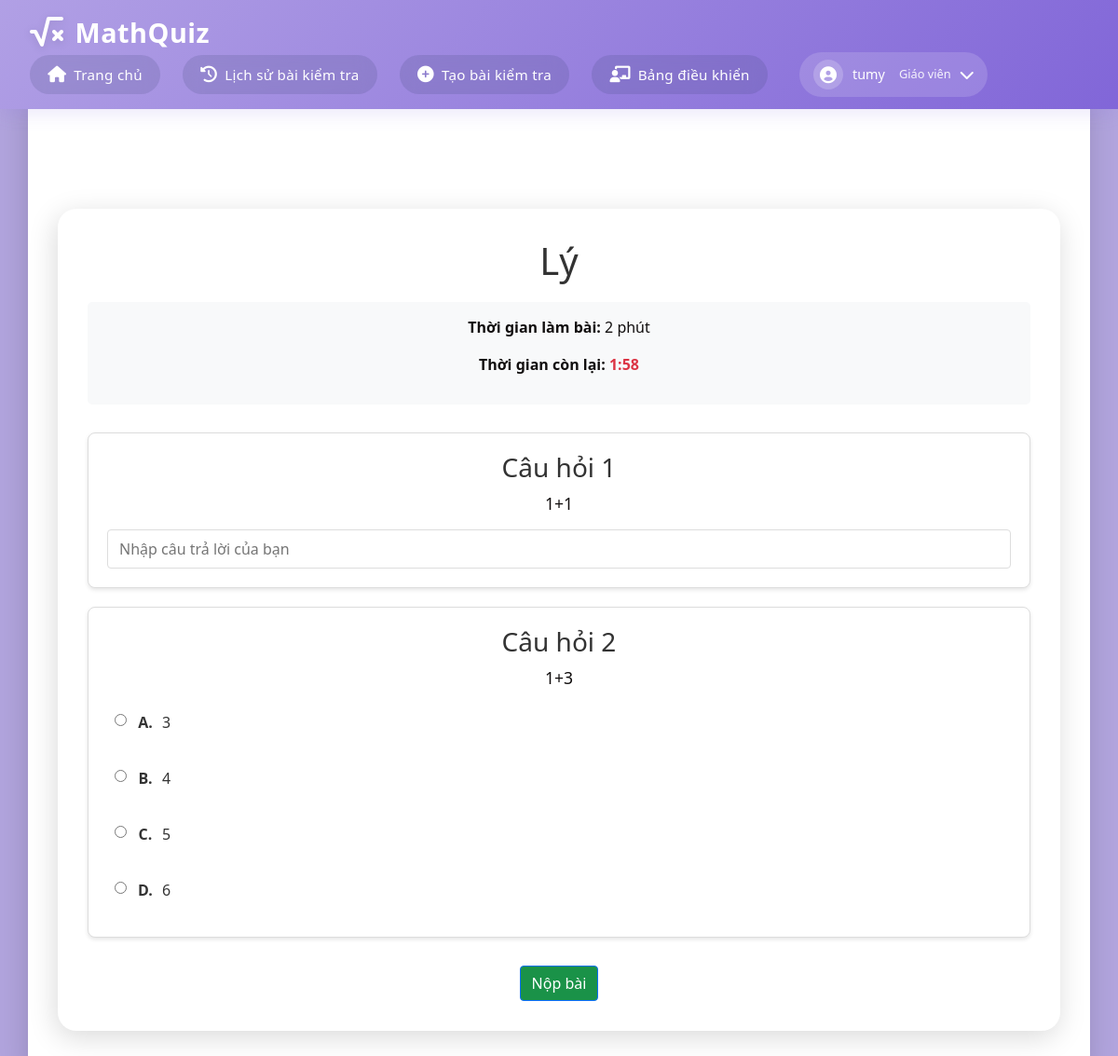
Page /take_quiz/24 (signed in) on the committed database.
### app.py (models this page shows)
class Quiz(db.Model):
    id = db.Column(db.Integer, primary_key=True)
    title = db.Column(db.String(200), nullable=False)
    quiz_code = db.Column(db.String(10), unique=True, nullable=True, server_default=None)  # Make it nullable with default None
    teacher_id = db.Column(db.Integer, db.ForeignKey('user.id'), nullable=False)
    start_time = db.Column(db.DateTime, nullable=False)
    end_time = db.Column(db.DateTime, nullable=False)
    duration = db.Column(db.Integer, nullable=False)  # in minutes
    max_attempts = db.Column(db.Integer, nullable=True, default=None)  # Số lần làm bài tối đa
    is_public = db.Column(db.Boolean, default=False)  # Thêm trường is_public
    questions = db.relationship('Question', backref='quiz', lazy=True)
    teacher = db.relationship('User', backref='quizzes', lazy=True)

class Question(db.Model):
    id = db.Column(db.Integer, primary_key=True)
    quiz_id = db.Column(db.Integer, db.ForeignKey('quiz.id'), nullable=False)
    question_text = db.Column(db.String(500), nullable=False)
    question_type = db.Column(db.String(20), nullable=False)  # 'multiple_choice' or other types
    correct_answer = db.Column(db.String(500), nullable=False)
    answers = db.relationship('Answer', backref='question', lazy=True)

class Answer(db.Model):
    id = db.Column(db.Integer, primary_key=True)
    question_id = db.Column(db.Integer, db.ForeignKey('question.id'), nullable=False)
    answer_text = db.Column(db.String(500), nullable=False)

### app.py (the view)
@app.route('/take_quiz/<int:quiz_id>')
def take_quiz(quiz_id):
    if 'user_id' not in session:
        flash('Vui lòng đăng nhập để làm bài kiểm tra!', 'error')
        return redirect(url_for('login'))
    quiz = Quiz.query.get_or_404(quiz_id)
    if session['role'] == 'student':
        if not quiz.is_public:
            quiz_code = request.args.get('quiz_code')
            if not quiz_code or quiz_code != quiz.quiz_code:
                flash('Bài kiểm tra này ở chế độ riêng tư. Vui lòng sử dụng mã bài kiểm tra để tham gia!', 'error')
                return redirect(url_for('join_quiz'))
    current_time = datetime.now()  # Sử dụng datetime.now() thay vì utcnow()
    if current_time < quiz.start_time:
        flash('Bài kiểm tra chưa bắt đầu!', 'error')
        return redirect(url_for('home'))
    if current_time > quiz.end_time:
        flash('Bài kiểm tra đã kết thúc!', 'error')
        return redirect(url_for('home'))
    if quiz.max_attempts:
        attempt_count = QuizResult.query.filter_by(
            quiz_id=quiz.id,
            student_id=session['user_id']
        ).count()
        if attempt_count >= quiz.max_attempts:
            flash(f'Bạn đã vượt quá số lần làm bài cho phép ({quiz.max_attempts} lần)!', 'error')
            return redirect(url_for('home'))
    questions = Question.query.filter_by(quiz_id=quiz_id).all()
    print(f"Number of questions: {len(questions)}")
    for q in questions:
        print(f"Question {q.id}: {q.question_text}")
        print(f"Type: {q.question_type}")
        if q.question_type == 'multiple_choice':
            print("Answers:")
            for a in q.answers:
                print(f"- {a.answer_text}")
    return render_template('take_quiz.html', quiz=quiz, questions=questions)

### templates/take_quiz.html (shortened to what this page needs)
{% extends "base.html" %}
{% block content %}
<div class="container">
    <div class="quiz-header">
        <h1>{{ quiz.title }}</h1>
        <div class="quiz-info">
            <p><strong>Thời gian làm bài:</strong> {{ quiz.duration }} phút</p>
            <p><strong>Thời gian còn lại:</strong> <span id="countdown"></span></p>
        </div>
    </div>
    <form method="POST" action="{{ url_for('submit_quiz', quiz_id=quiz.id) }}" id="quiz-form">
        {% for question in questions %}
        <div class="question-card">
            <h3>Câu hỏi {{ loop.index }}</h3>
            <p class="question-text">{{ question.question_text }}</p>
            {% if question.question_type == 'multiple_choice' %}
                <div class="options">
                    {% for answer in question.answers %}
                    <div class="option">
                        <input type="radio"
                               name="answer_{{ question.id }}"
                               id="option_{{ question.id }}_{{ loop.index }}"
                               value="{{ answer.id }}"
                               required>
                        <label for="option_{{ question.id }}_{{ loop.index }}">
                            {% set option_letter = ['A', 'B', 'C', 'D'][loop.index0] %}
                            <span class="option-letter">{{ option_letter }}.</span>
                            {{ answer.answer_text }}
                        </label>
                    </div>
                    {% endfor %}
                </div>
            {% else %}
                <div class="fill-in-blank">
                    <input type="text"
                           name="answer_{{ question.id }}"
                           class="answer-input"
                           placeholder="Nhập câu trả lời của bạn"
                           required>
                </div>
            {% endif %}
        </div>
        {% endfor %}
        <div class="submit-section">
            <button type="submit" class="btn btn-primary" onclick="return confirm('Bạn có chắc chắn muốn nộp bài?');">
                Nộp bài
            </button>
        </div>
    </form>
</div>
{% endblock %}

### static/css/style.css (style rules this page uses)
:root { --primary-color: #9370DB; --secondary-color: #B19CD9; --background-color: linear-gradient(135deg, #9370DB, #9c83ca, #F8F8FF); --text-color: #333; }
* { margin: 0; padding: 0; box-sizing: border-box; }
html, body { height: 100%; margin: 0; display: flex; flex-direction: column; }
body { font-family: Arial, sans-serif; background-color: var(--background-color); color: var(--text-color); line-height: 1.6; height: 100%; width: 100%; margin: 0; }
.container { width: 100%; text-align: center; margin: 30px auto; }
.btn { background-color: #9370DB; color: white; padding: 0.8rem 1.5rem; border: none; border-radius: 4px; cursor: pointer; font-size: 1rem; transition: background-color 0.3s; text-decoration: none; display: inline-block; }
.btn { width: 300px; padding: 12px; font-size: 18px; color: #fff; background-color: #007bff; border: none; border-radius: 4px; cursor: pointer; }
.btn-primary { width: auto; background-color: #1a9248 !important; }
p { margin-top: 20px; color: #110e0e; text-align: center; }

### templates/base.html (style rules this page uses)
:root { --primary-color: #b1a0e5; --secondary-color: #8166d8; --background-color: #b1a4dd; --text-color: #333; --shadow: rgba(112, 87, 219, 0.15); }
body { margin: 0; padding: 0; min-height: 100vh; background: var(--background-color); font-family: 'Segoe UI', system-ui, -apple-system, sans-serif; color: var(--text-color); display: flex; flex-direction: column; }
.container { margin-top: 6rem; margin-bottom: 15px; padding: 2rem; background: white; border-radius: 20px; box-shadow: -2px 7px 30px rgb(0 0 0 / 15%); flex: 1; }

### templates/take_quiz.html (style rules this page uses)
.quiz-header { margin-bottom: 30px; text-align: center; }
.quiz-info { margin: 20px 0; padding: 15px; background-color: #f8f9fa; border-radius: 5px; }
.question-card { background-color: white; border: 1px solid #ddd; border-radius: 8px; padding: 20px; margin-bottom: 20px; box-shadow: 0 2px 4px rgba(0,0,0,0.1); }
.question-text { font-size: 1.1em; margin-bottom: 15px; }
.options { display: flex; flex-direction: column; gap: 10px; }
.option { display: flex; align-items: flex-start; gap: 10px; margin-bottom: 10px; padding: 8px; border-radius: 4px; transition: background-color 0.2s; }
.option input[type="radio"] { margin-top: 3px; }
.option label { flex: 1; cursor: pointer; display: flex; align-items: flex-start; }
.option-letter { font-weight: bold; margin-right: 8px; min-width: 20px; display: inline-block; }
.fill-in-blank input { width: 100%; padding: 8px 12px; border: 1px solid #ddd; border-radius: 4px; font-size: 1em; }
.submit-section { margin-top: 30px; text-align: center; }
#countdown { font-weight: bold; color: #dc3545; }

### rows in the picture
Quiz: title "Lý", duration "2"
Question: question_text "1+1"
Question: question_text "1+3"
Answer: option_letter "A", answer_text "3"
Answer: option_letter "B", answer_text "4"
Answer: option_letter "C", answer_text "5"
Answer: option_letter "D", answer_text "6"

### other values in the picture
{{ session['username'] }} "tumy"
